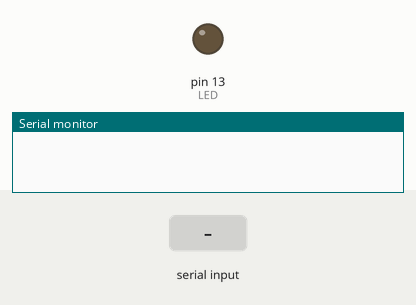
Bench run of a sketch on a simulated Arduino Uno, built with avr-gcc and run on an emulated ATmega328P. On the bench: output pins drawn as LEDs (lit = HIGH), the last lines printed to the serial monitor. The inputs (shaded band) are chosen by the test bench.

Above: at 1.2 s.
1.3 s: "1" received over Serial
At 3.2 s:
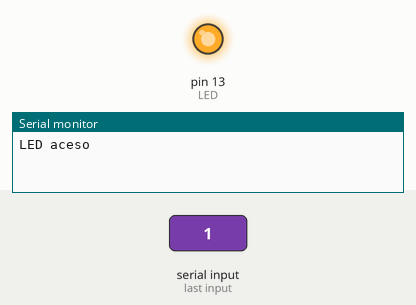
3.5 s: "0" received over Serial
At 4.7 s:
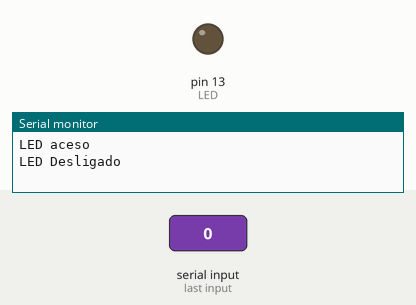
Timing chart, 0 to 6.5 s (numbered marks = the images above; inputs shaded):
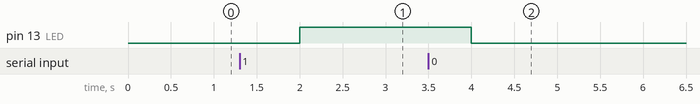

The sketch:

Iot_TCC.ino
```cpp
/*
 * Variável que mostra em qual porta o LED está ligado
 */
int LED = 13;

/*
 * Seção que mostra quais componente serão utilizados
 * O módulo Bluetooth utilizará comunicação serial
 * O LED será uma saída dependendo da entrada do módulo
 */
void setup() {

  /*
   * A configuração "Serial.begin(9600)" quer dizer que
   * o módulo terá uma transmissão de dados à taxa de
   * 9600 bits por segundo
   */
  Serial.begin(9600);
  pinMode(LED, OUTPUT);
}

// Seção que define o que será realizado pelo Arduino de forma estrutural
void loop() {

 // Verifica se a entrada serial está disponível
  if(Serial.available()){

	// Estando disponível a entrada será realizada a leitura do dado e inserida em uma varável caractere aqui denominada de 'c'
    char c = (char) Serial.read();
    /*
     * Se 'c' for igual à 1, então o LED será ligado o parâmetro 'HIGH' indica que o LED deve ser aceso
     * pelo Arduino, em seguida no console da IDE será  exibida a mensagem "LED aceso"
     */
    if(c == '1'){
      digitalWrite(LED, HIGH);
      Serial.println("LED aceso");
    }

    /*
     * Este teste verifica se 'c' é igual à 0, caso seja o LED deverá ser desligado, caso esteja aceso ou  permanecerá desligado.
	* O parâmetro LOW indica que o  Arduino deverá não enviar energia ao LED tornando  ele apagado
     */
    else if(c == '0'){
      digitalWrite(LED, LOW);
      Serial.println("LED Desligado");
    }
  }

// Este comando define uma pausa na execução do programa em um tempo de 1000 milisegundos
  delay(1000);
}
```

Measured:
- after the input at 1.3 s, pin 13 (LED): LOW → HIGH after 0.70 s
- after the input at 3.5 s, pin 13 (LED): HIGH → LOW after 0.50 s
